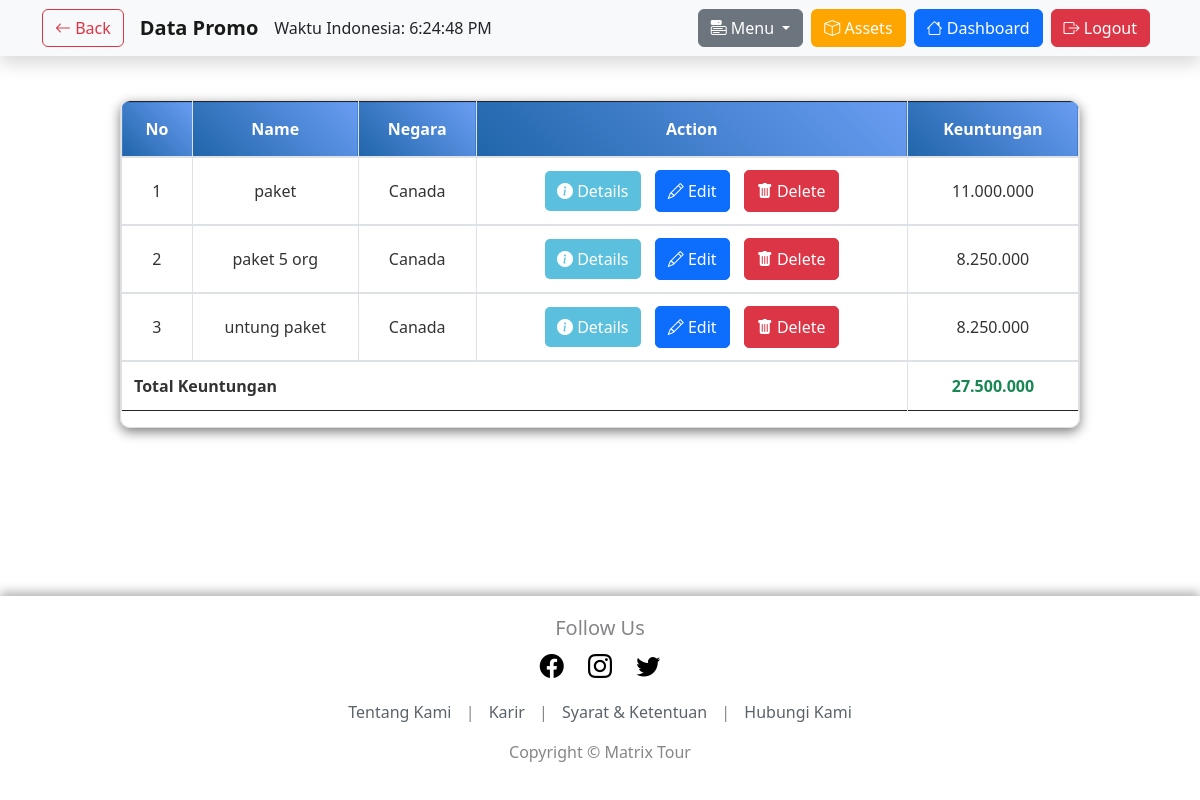
/dropdown/promo.php (signed in), run on the app's committed database.
### tables this page shows
CREATE TABLE `bookings` (
  `id_booking` int(11) NOT NULL,
  `id_tour` int(11) NOT NULL,
  `nama_pemesan` varchar(255) NOT NULL,
  `jml_orang` int(11) NOT NULL,
  `jenis` enum('Reguler','Paket','Cicilan') NOT NULL,
  `tgl_pemesanan` datetime NOT NULL,
  `keuntungan` decimal(15,2) NOT NULL
);

CREATE TABLE `tours` (
  `id_tour` int(11) NOT NULL,
  `country` varchar(50) NOT NULL,
  `duration` int(11) NOT NULL,
  `price` decimal(15,2) NOT NULL,
  `original_price` decimal(15,2) DEFAULT NULL,
  `description` text DEFAULT NULL,
  `tanggal` varchar(50) DEFAULT NULL
);

### dropdown/promo.php (the view, shortened to what this page needs)
<?php
include '../php/koneksi.php';
$sql_booking = "SELECT *
FROM bookings b
JOIN tours t ON b.id_tour = t.id_tour
WHERE jenis = 'Paket';";
$result_booking = mysqli_query($conn, $sql_booking);
$sql_sum = "SELECT SUM(keuntungan) AS total_keuntungan
FROM bookings
WHERE jenis = 'Paket';";
$result_sum = mysqli_query($conn, $sql_sum);
$total_keuntungan = 0;
if($result_sum){
    $row_sum = mysqli_fetch_assoc($result_sum);
    $total_keuntungan = $row_sum['total_keuntungan'] ?? 0;
}else{
    echo "Error: " . mysqli_error($conn);
}
?>
<!DOCTYPE html>
<html lang="en">
<head>
    <link href="https://stackpath.bootstrapcdn.com/bootstrap/4.5.2/css/bootstrap.min.css" rel="stylesheet">
    <link rel="stylesheet" href="https://cdn.jsdelivr.net/npm/bootstrap-icons@1.10.3/font/bootstrap-icons.css">
    <link href="https://cdn.jsdelivr.net/npm/bootstrap@5.3.3/dist/css/bootstrap.min.css" rel="stylesheet">
    <link rel="stylesheet" href="../foot.css">
    <link rel="stylesheet" href="drop.css">
</head>
<body>
    <nav class="navbar navbar-expand-lg bg-body-tertiary shadow fixed-top navbar-light bg-transparent">
        <div class="container">
            <a class="btn btn-outline-danger me-3" href="javascript:history.back()">
                <i class="bi bi-arrow-left"></i> Back
            </a>
            <a class="navbar-brand" href="#"><b>Data Promo</b></a>
            <div class="collapse navbar-collapse" id="navbarSupportedContent">
                <span id="waktuIndonesia" class="time-display me-3">
                </span>
                <ul class="navbar-nav ms-auto">
                    <li class="nav-item dropdown">
                        <a class="btn btn-secondary dropdown-toggle me-2" href="#" id="menuDropdown" role="button" data-bs-toggle="dropdown" aria-expanded="false">
                            <i class="bi bi-menu-button-fill pe-1"></i>Menu
                        </a>
                    </li>
                    <li class="nav-item">
                        <a class="btn btn-black me-2" href="asset.php"><i class="bi bi-box"></i> Assets</a>
                    </li>
                    <li class="nav-item">
                        <a class="btn btn-primary me-2" href="../dashboard.php"><i class="bi bi-house"></i> Dashboard</a>
                    </li>
                    <li class="nav-item">
                        <a class="btn btn-danger me-2" href="../login.php"><i class="bi bi-box-arrow-right"></i> Logout</a>
                    </li>
                </ul>
            </div>
        </div>
    </nav>
    <div class="content">
        <div class="table-responsive table-custom">
            <table class="table table-bordered text-center">
                <thead>
                    <tr>
                        <th>No</th>
                        <th>Name</th>
                        <th>Negara</th>
                        <th>Action</th>
                        <th>Keuntungan</th>
                    </tr>
                </thead>
                <?php
                $nomor = 1;
                while($row_booking = mysqli_fetch_array($result_booking)){ ?>
                    <tbody>
                        <tr>
                            <td class="text-center align-middle"><?php echo $nomor++; ?></td>
                            <td class="text-center align-middle"><?php echo $row_booking['nama_pemesan']; ?></td>
                            <td class="text-center align-middle"><?php echo $row_booking['country']; ?></td>
                            <td>
                                <a href="../php/rincian.php?id_booking=<?php echo $row_booking['id_booking']; ?>" class="btn btn-info action-btn" title="Details">
                                    <i class="bi bi-info-circle-fill"></i> Details
                                </a>
                                <a href="../php/edit.php?id_booking=<?php echo $row_booking['id_booking']; ?>&redirect=../dropdown/promo.php" class="btn btn-primary action-btn" title="Edit">
                                    <i class="bi bi-pencil"></i> Edit
                                </a>
                                <a href="../php/hapus.php?id_booking=<?php echo $row_booking['id_booking']; ?>&redirect=../dropdown/promo.php" class="btn btn-danger action-btn" title="Delete">
                                <i class="bi bi-trash-fill"></i> Delete
                                </a>
                            </td>
                            <td class="text-center align-middle"><?php echo number_format($row_booking['keuntungan'], 0, ',', '.'); ?></td>
                        </tr>
                    </tbody>
                <?php
                } ?>
                <tr>
                    <td colspan="4" class="text-start font-weight-bold">Total Keuntungan</td>
                    <td class="text-success font-weight-bold"><?php echo number_format($total_keuntungan, 0, ',', '.'); ?></td>
                </tr>
            </table>
        </div>
    </div>
    <footer class="footer mt-5">
        <div class="container">
            <h5>Follow Us</h5>
            <div class="social-icons mb-3">
                <a href="https://web.facebook.com/groups/elonmusk1/?_rdc=1&_rdr" class="text-decoration-none"><i class="bi bi-facebook"></i></a>
                <a href="https://www.instagram.com/instagram/" class="text-decoration-none"><i class="bi bi-instagram"></i></a>
                <a href="https://x.com/finkd" class="text-decoration-none"><i class="bi bi-twitter"></i></a>
            </div>
            <div class="footer-links">
                <a href="../us.html" class="text-decoration-none">Tentang Kami</a> |
                <a href="../karir.html" class="text-decoration-none">Karir</a> |
                <a href="../syarat.html" class="text-decoration-none">Syarat & Ketentuan</a> |
                <a href="../hub.html" class="text-decoration-none">Hubungi Kami</a>
            </div>
            <p class="mt-3">Copyright &copy; Matrix Tour</p>
        </div>
    </footer>
</body>
</html>

### foot.css (style rules this page uses)
.footer { background-color: #ffffff !important; padding: 20px 0 !important; color: #878589 !important; box-shadow: 0px -4px 10px rgba(0, 0, 0, 0.3); }
.footer .social-icons a { color: #000000 !important; font-size: 24px !important; margin: 0 10px !important; transition: color 0.3s !important; -webkit-transition: color 0.3s !important; -moz-transition: color 0.3s !important; -ms-transition: color 0.3s !important; -o-transition: color 0.3s !important; }
.footer-links a { color: #5b636a !important; margin: 0 10px !important; text-decoration: none !important; }

### dropdown/drop.css (style rules this page uses)
.navbar { position: fixed; top: 0; width: 100%; z-index: 10; box-shadow: 0 2px 4px rgba(0, 0, 0, 0.1); }
html, body { height: 100%; margin: 0; display: flex; flex-direction: column; }
.content { flex: 1; padding-top: 70px; }
.footer { background-color: #f8f9fa; padding: 10px 0; text-align: center; }
.table-custom { border: 1px solid #ddd; border-radius: 10px; width: 80%; margin: 30px auto; box-shadow: 0 4px 12px rgba(0, 0, 0, 0.5); }
.table-custom thead th { background: linear-gradient(45deg, #2065aa, #6a9df2); color: white; text-align: center; font-weight: 600; padding: 15px; }
.table-custom tbody td, .table-custom tbody th { padding: 12px; color: #333; vertical-align: middle; border-top: 1px solid #ddd; }
.action-btn { margin: 0 5px; padding: 8px 12px; border-radius: 5px; }
.btn-info { background-color: #5bc0de; color: white; border: none; }
.btn-black { background-color: orange; color: white; }

### data on the page
bookings: nama_pemesan "paket", id_tour.country "Canada", keuntungan "11.000.000"
bookings: nama_pemesan "paket 5 org", id_tour.country "Canada", keuntungan "8.250.000"
bookings: nama_pemesan "untung paket", id_tour.country "Canada", keuntungan "8.250.000"

### other printed values
$total_keuntungan "27.500.000"
